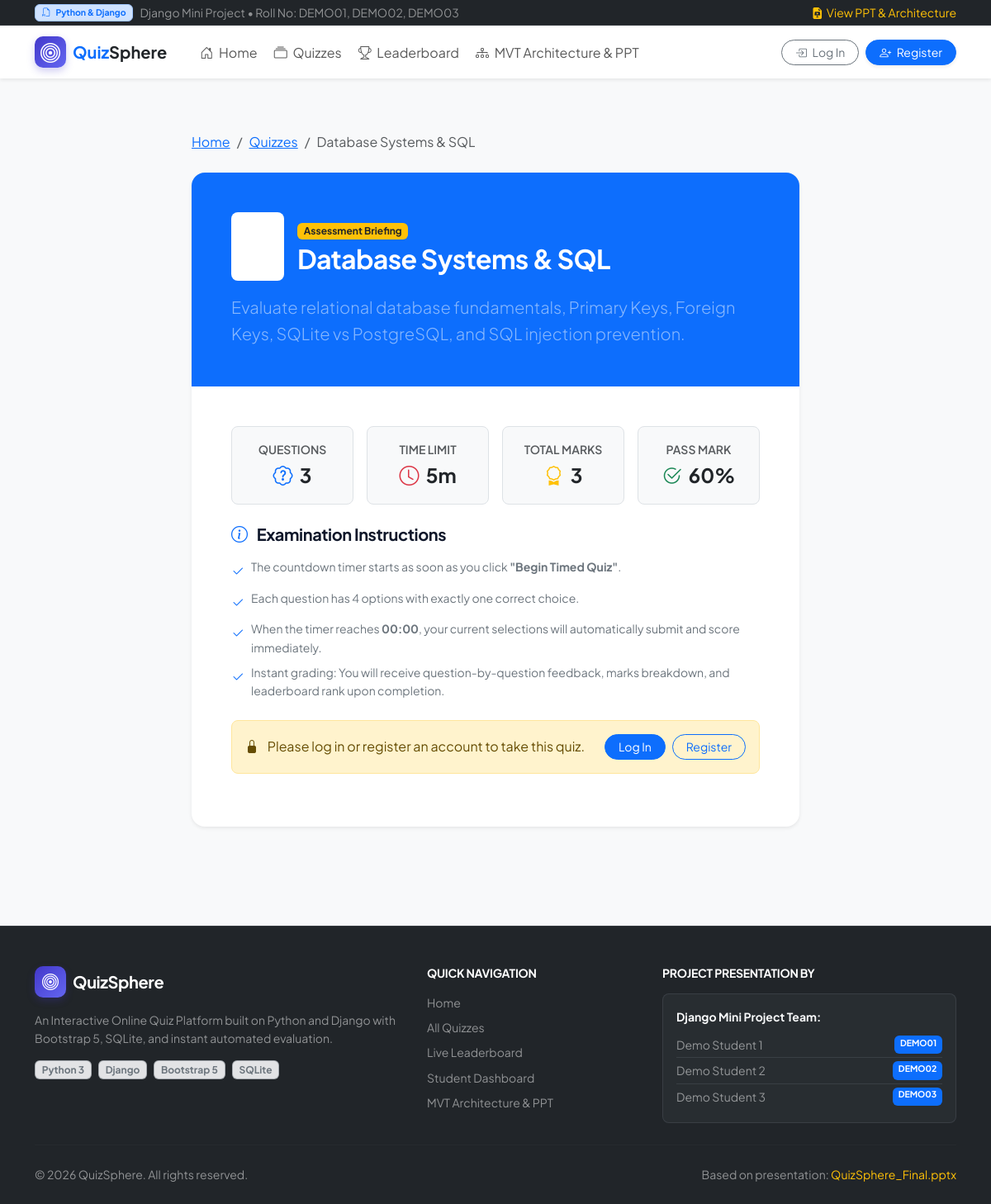
/quiz/database-systems-sql/, run on the app's committed database.
### quiz/models.py (models this page shows, shortened)
class Category(models.Model):
    name = models.CharField(max_length=150, unique=True)
    slug = models.SlugField(max_length=160, unique=True, blank=True)
    description = models.TextField(help_text="Overview of the quiz subject")
    icon = models.CharField(max_length=60, default="bi-lightbulb", help_text="Bootstrap icon class")
    time_limit_mins = models.PositiveIntegerField(default=10, help_text="Duration in minutes")
    pass_percentage = models.PositiveIntegerField(default=60, help_text="Passing score percentage")
    created_at = models.DateTimeField(auto_now_add=True)
    class Meta:
        verbose_name_plural = "Categories"
        ordering = ['name']

### quiz/views.py (the view)
# urls.py: path('quiz/<slug:slug>/', views.quiz_detail, name='category_detail'),
def quiz_detail(request, slug):
    category = get_object_or_404(Category, slug=slug)
    questions = category.questions.all()
    user_best_attempt = None
    user_attempt_count = 0
    if request.user.is_authenticated:
        attempts = QuizAttempt.objects.filter(user=request.user, category=category)
        user_attempt_count = attempts.count()
        user_best_attempt = attempts.order_by('-score', '-percentage').first()
    context = {
        'category': category,
        'questions_count': questions.count(),
        'total_marks': sum(q.marks for q in questions),
        'user_best_attempt': user_best_attempt,
        'user_attempt_count': user_attempt_count,
    }
    return render(request, 'quiz/quiz_detail.html', context)

### templates/quiz/quiz_detail.html (shortened to what this page needs)
{% extends 'base.html' %}
{% block content %}
<div class="container py-5">
    <div class="row justify-content-center">
        <div class="col-lg-8">
            <nav aria-label="breadcrumb" class="mb-4">
                <ol class="breadcrumb">
                    <li class="breadcrumb-item"><a href="{% url 'home' %}">Home</a></li>
                    <li class="breadcrumb-item"><a href="{% url 'category_list' %}">Quizzes</a></li>
                    <li class="breadcrumb-item active" aria-current="page">{{ category.name }}</li>
                </ol>
            </nav>
            <div class="card border-0 shadow-sm rounded-4 overflow-hidden mb-4">
                <div class="bg-primary text-white p-4 p-md-5 position-relative">
                    <div class="d-flex align-items-center gap-3 mb-3">
                        <div class="rounded-3 bg-white bg-opacity-20 p-3 fs-2 text-white">
                            <i class="bi {{ category.icon|default:'bi-terminal' }}"></i>
                        </div>
                        <div>
                            <span class="badge bg-warning text-dark fw-bold mb-1">Assessment Briefing</span>
                            <h2 class="fw-bold mb-0 text-white">{{ category.name }}</h2>
                        </div>
                    </div>
                    <p class="lead mb-0 text-white-50">{{ category.description }}</p>
                </div>
                <div class="card-body p-4 p-md-5">
                    <div class="row g-3 mb-4">
                        <div class="col-6 col-md-3">
                            <div class="p-3 bg-light rounded-3 text-center border">
                                <div class="text-muted small fw-semibold text-uppercase">Questions</div>
                                <div class="fs-4 fw-bold text-dark"><i class="bi bi-patch-question me-1 text-primary"></i> {{ questions_count }}</div>
                            </div>
                        </div>
                        <div class="col-6 col-md-3">
                            <div class="p-3 bg-light rounded-3 text-center border">
                                <div class="text-muted small fw-semibold text-uppercase">Time Limit</div>
                                <div class="fs-4 fw-bold text-dark"><i class="bi bi-clock me-1 text-danger"></i> {{ category.time_limit_mins }}m</div>
                            </div>
                        </div>
                        <div class="col-6 col-md-3">
                            <div class="p-3 bg-light rounded-3 text-center border">
                                <div class="text-muted small fw-semibold text-uppercase">Total Marks</div>
                                <div class="fs-4 fw-bold text-dark"><i class="bi bi-award me-1 text-warning"></i> {{ total_marks }}</div>
                            </div>
                        </div>
                        <div class="col-6 col-md-3">
                            <div class="p-3 bg-light rounded-3 text-center border">
                                <div class="text-muted small fw-semibold text-uppercase">Pass Mark</div>
                                <div class="fs-4 fw-bold text-dark"><i class="bi bi-check2-circle me-1 text-success"></i> {{ category.pass_percentage }}%</div>
                            </div>
                        </div>
                    </div>
                    <h5 class="fw-bold mb-3"><i class="bi bi-info-circle me-2 text-primary"></i> Examination Instructions</h5>
                    <ul class="list-unstyled d-flex flex-column gap-2 text-secondary mb-4 small">
                        <li class="d-flex align-items-start gap-2">
                            <i class="bi bi-check2 text-primary fs-6 mt-1"></i>
                            <span>The countdown timer starts as soon as you click <strong>"Begin Timed Quiz"</strong>.</span>
                        </li>
                        <li class="d-flex align-items-start gap-2">
                            <i class="bi bi-check2 text-primary fs-6 mt-1"></i>
                            <span>Each question has 4 options with exactly one correct choice.</span>
                        </li>
                        <li class="d-flex align-items-start gap-2">
                            <i class="bi bi-check2 text-primary fs-6 mt-1"></i>
                            <span>When the timer reaches <strong>00:00</strong>, your current selections will automatically submit and score immediately.</span>
                        </li>
                        <li class="d-flex align-items-start gap-2">
                            <i class="bi bi-check2 text-primary fs-6 mt-1"></i>
                            <span>Instant grading: You will receive question-by-question feedback, marks breakdown, and leaderboard rank upon completion.</span>
                        </li>
                    </ul>
                    {% if questions_count > 0 %}
                        {% if user.is_authenticated %}
                            <div class="d-flex gap-3">
                                <a href="{% url 'quiz_take' slug=category.slug %}" class="btn btn-primary btn-lg rounded-pill px-5 shadow flex-grow-1">
                                    <i class="bi bi-play-circle-fill me-2"></i> Begin Timed Quiz Now
                                </a>
                                <a href="{% url 'category_list' %}" class="btn btn-outline-secondary btn-lg rounded-pill px-4">
                                    Back
                                </a>
                            </div>
                        {% else %}
                            <div class="alert alert-warning p-3 rounded-3 d-flex align-items-center justify-content-between">
                                <div>
                                    <i class="bi bi-lock-fill me-2"></i> Please log in or register an account to take this quiz.
                                </div>
                                <div class="d-flex gap-2">
                                    <a href="{% url 'login' %}?next={% url 'quiz_take' slug=category.slug %}" class="btn btn-primary btn-sm rounded-pill px-3">Log In</a>
                                    <a href="{% url 'register' %}" class="btn btn-outline-primary btn-sm rounded-pill px-3">Register</a>
                                </div>
                            </div>
                        {% endif %}
                    {% else %}
                        <div class="alert alert-warning rounded-3">
                            <i class="bi bi-exclamation-triangle me-2"></i> No questions have been published in this category yet.
                        </div>
                    {% endif %}
                </div>
            </div>
        </div>
    </div>
</div>
{% endblock %}

### static/css/style.css (style rules this page uses)
:root { --primary: #4338ca; --primary-rgb: 67, 56, 202; --primary-hover: #3730a3; --primary-subtle: #e0e7ff; --secondary: #0ea5e9; --accent: #f59e0b; --success: #10b981; --danger: #ef4444; --dark: #0f172a; --card-shadow: 0 10px 25px -5px rgba(0, 0, 0, 0.05), 0 8px 10px -6px rgba(0, 0, 0, 0.03); --hover-shadow: 0 20px 30px -10px rgba(67, 56, 202, 0.15); }
body { font-family: 'Plus Jakarta Sans', system-ui, -apple-system, sans-serif; color: #1e293b; background-color: #f8fafc; line-height: 1.6; }
h1, h2, h3, h4, h5, h6 { font-weight: 700; color: #0f172a; letter-spacing: -0.02em; }

### data on the page
Category: name "Database Systems & SQL", description "Evaluate relational database fundamentals, Primary Keys, Foreign Keys, SQLite vs PostgreSQL, and SQL injection prevention.", time_limit_mins "5", pass_percentage "60"

### other printed values
{{ questions_count }} "3"
{{ total_marks }} "3"
